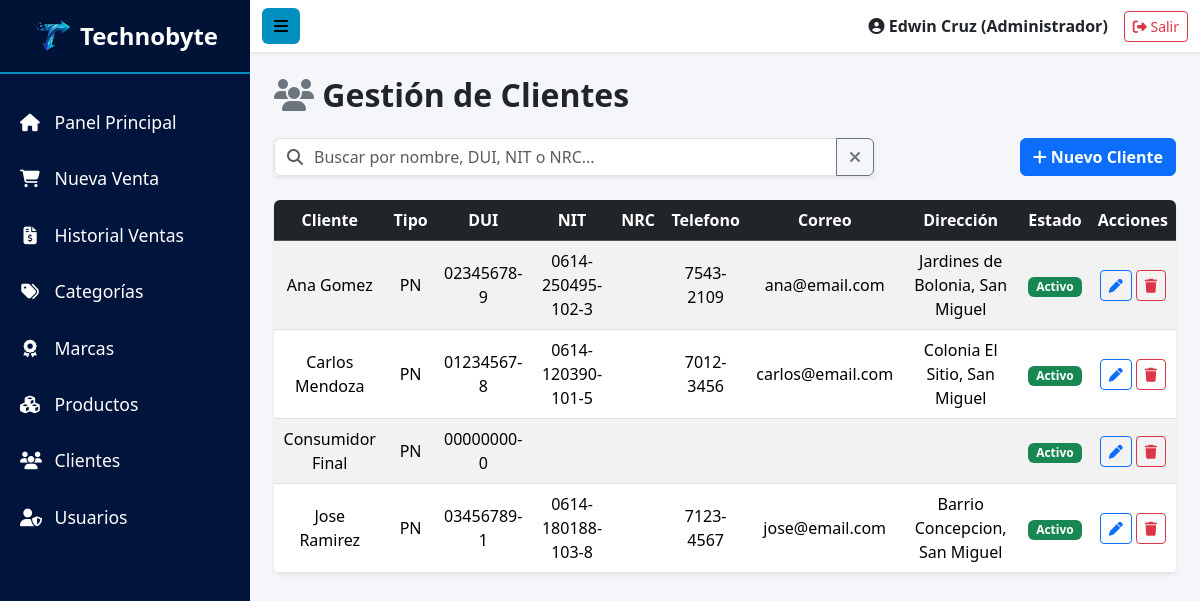
Screenshot of /presentacion/admin/clientes/listar.php (signed in) with the database file from the repository.
### tables this page shows
CREATE TABLE clientes (
    id_cliente INT AUTO_INCREMENT PRIMARY KEY,
    nombre_cliente VARCHAR(150) NOT NULL,
    tipo_cliente ENUM('PN', 'PJ') NOT NULL DEFAULT 'PN',
    dui_cliente VARCHAR(10) UNIQUE,
    nit_cliente VARCHAR(17) UNIQUE,
    nrc_cliente VARCHAR(20) UNIQUE,
    telefono_cliente VARCHAR(20),
    correo_cliente VARCHAR(100),
    direccion_cliente TEXT,
    estado_cliente TINYINT(1) DEFAULT 1,
    eliminado_cliente TINYINT(1) DEFAULT 0,
    created_at TIMESTAMP DEFAULT CURRENT_TIMESTAMP
);

### config/control_acceso.php (called while the page is built, shortened)
<?php
function tieneRol($roles): bool
{
    return in_array((int) $_SESSION['id_rol'], $roles, true);
}
    ?>

### negocio/ClienteNegocio.php (called while the page is built, shortened)
<?php
require_once dirname(__DIR__) . '/datos/ClienteDatos.php';
class ClienteNegocio
{
    private $clienteDatos;
    public function __construct()
    {
        $this->clienteDatos = new ClienteDatos();
    }
    public function listarClientes($buscar = '')
    {
        return $this->clienteDatos->listarClientes($buscar);
    }
}

### datos/ClienteDatos.php (called while the page is built, shortened)
<?php
require_once __DIR__ . '/Conexion.php';
class ClienteDatos
{
    public function listarClientes($buscar = '')
    {
        $conexion = new Conexion();
        if (!empty($buscar)) {
            $conexion->query = "SELECT id_cliente, nombre_cliente, tipo_cliente, dui_cliente, nit_cliente, nrc_cliente,
                                       telefono_cliente, correo_cliente, direccion_cliente, estado_cliente
                                FROM clientes
                                WHERE eliminado_cliente = 0
                                AND (nombre_cliente LIKE :buscar
                                     OR dui_cliente LIKE :buscar
                                     OR nit_cliente LIKE :buscar
                                     OR nrc_cliente LIKE :buscar)
                                ORDER BY nombre_cliente ASC";
            return $conexion->get_records([':buscar' => '%' . $buscar . '%']);
        } else {
            $conexion->query = "SELECT id_cliente, nombre_cliente, tipo_cliente, dui_cliente, nit_cliente, nrc_cliente,
                                       telefono_cliente, correo_cliente, direccion_cliente, estado_cliente
                                FROM clientes
                                WHERE eliminado_cliente = 0
                                ORDER BY nombre_cliente ASC";
            return $conexion->get_records();
        }
    }
}

### datos/Conexion.php (called while the page is built, shortened)
<?php
class Conexion
{
    private $server;
    private $user;
    private $password;
    private $database;
    private $charset;
    private $connection;
    public $query;
    public function __construct()
    {
        $this->server   = $_ENV['DB_HOST'];
        $this->user     = $_ENV['DB_USER'];
        $this->password = $_ENV['DB_PASS'];
        $this->database = $_ENV['DB_NAME'];
        $this->charset  = $_ENV['DB_CHARSET'];
    }
    private function create_connection()
    {
        try {
            $dns = "mysql:host={$this->server};dbname={$this->database};charset={$this->charset}";
            $this->connection = new PDO(
                $dns,
                $this->user,
                $this->password
            );
            $this->connection->setAttribute(PDO::ATTR_ERRMODE, PDO::ERRMODE_EXCEPTION);
            $this->connection->setAttribute(PDO::ATTR_DEFAULT_FETCH_MODE, PDO::FETCH_ASSOC);
        } catch (PDOException $e) {
            die('<h3 style="color: tomato; font-family: Arial;">
                    No se puede establecer conexión con la base de datos: ' . $e->getMessage() . '
                </h3>');
        }
        return $this->connection;
    }
    private function close_connection()
    {
        $this->connection = null;
    }
    public function get_records($params = [])
    {
        try {
            $stmt = $this->create_connection()->prepare($this->query);
            $stmt->execute($params);
            $records = $stmt->fetchAll();
            return $records;
        } catch (PDOException $e) {
            die('Error en la consulta: ' . $e->getMessage());
        }
    }
}

### presentacion/admin/clientes/listar.php (the view, shortened to what this page needs)
<?php
require_once __DIR__ . '/../../../config/control_acceso.php';
require_once __DIR__  . '/../../../negocio/ClienteNegocio.php';
$buscar = trim($_GET['buscar_cliente'] ?? '');
$clienteNegocio = new ClienteNegocio();
$clientes = $clienteNegocio->listarClientes($buscar);
function mostrarValor($valor)
{
    return htmlspecialchars($valor ?? '', ENT_QUOTES, 'UTF-8');
}
?>
<!DOCTYPE html>
<html lang="es">
<head>
    <link href="https://cdn.jsdelivr.net/npm/bootstrap@5.3.2/dist/css/bootstrap.min.css" rel="stylesheet">
    <link rel="stylesheet" href="https://cdnjs.cloudflare.com/ajax/libs/font-awesome/6.4.2/css/all.min.css">
    <link rel="stylesheet" href="../../../public/css/style.css?v=<?php echo time(); ?>">
</head>
<body>
    <div class="d-flex">
        <nav id="sidebar">
            <div class="sidebar-header d-flex align-items-center justify-content-center py-3">
                <img src="../../../public/img/logo-nav.svg" alt="Logo" class="img-fluid me-2" style="max-width: 40px;">
                <h4 class="fw-bold mb-0">Technobyte</h4>
            </div>
            <ul class="list-unstyled components">
                <li><a href="../../dashboard.php"><i class="fa-solid fa-house"></i> Panel Principal</a></li>
                <li><a href="../ventas/crear.php"><i class="fa-solid fa-cart-shopping"></i> Nueva Venta</a></li>
                <?php if(tieneRol([ROL_ADMIN, ROL_SUPERVISOR, ROL_VENDEDOR])): ?><li><a href="../ventas/listar.php"><i class="fa-solid fa-file-invoice-dollar"></i> Historial Ventas</a></li><?php endif; ?>
                <?php if(tieneRol([ROL_ADMIN, ROL_SUPERVISOR])): ?><li><a href="../categorias/listar.php"><i class="fa-solid fa-tags"></i> Categorías</a></li><?php endif; ?>
                <?php if(tieneRol([ROL_ADMIN, ROL_SUPERVISOR])): ?><li><a href="../marcas/listar.php"><i class="fa-solid fa-award"></i> Marcas</a></li><?php endif; ?>
                <li><a href="../productos/listar.php"><i class="fa-solid fa-cubes"></i> Productos</a></li>
                <li class="active"><a href="listar.php"><i class="fa-solid fa-users"></i> Clientes</a></li>
                <?php if(tieneRol([ROL_ADMIN])): ?><li><a href="../usuarios/listar.php"><i class="fa-solid fa-user-shield"></i> Usuarios</a></li><?php endif; ?>
            </ul>
        </nav>
        <div id="content">
            <nav class="navbar navbar-expand-lg navbar-light sticky-top bg-white shadow-sm" style="z-index: 1020;">
                <div class="container-fluid">
                    <button type="button" id="sidebarCollapse" class="btn btn-dorado"><i class="fa-solid fa-bars"></i></button>
                    <div class="ms-auto d-flex align-items-center">
                        <span class="me-3 fw-bold">
                            <i class="fa-solid fa-circle-user"></i>
                            <?php
                            $nombreUsr = $_SESSION['nombre'] ?? 'Administrador';
                            $rolUsr = $_SESSION['nombre_rol'] ?? 'Sin rol';
                            echo htmlspecialchars($nombreUsr) . ' (' . htmlspecialchars($rolUsr) . ')';
                            ?>
                        </span>
                        <a href="../../../logout.php" class="btn btn-outline-danger btn-sm"><i class="fa-solid fa-right-from-bracket"></i> Salir</a>
                    </div>
                </div>
            </nav>
            <div class="container-fluid p-4">
                <h2 class="mb-4 text-dark fw-bold"><i class="fa-solid fa-users text-secondary"></i> Gestión de Clientes</h2>
                <div class="d-flex flex-column flex-md-row justify-content-between gap-3 mb-4">
                    <form action="" method="GET" class="flex-grow-1" style="max-width: 600px;">
                        <div class="input-group shadow-sm">
                            <span class="input-group-text bg-white text-muted border-end-0"><i class="fa-solid fa-magnifying-glass"></i></span>
                            <input type="text" class="form-control border-start-0 ps-0" name="buscar_cliente" placeholder="Buscar por nombre, DUI, NIT o NRC..." value="<?php echo mostrarValor($buscar); ?>">
                            <button type="button" class="btn btn-outline-secondary btn-reset-search" title="Limpiar búsqueda"><i class="fa-solid fa-xmark"></i></button>
                        </div>
                    </form>
                    <div class="d-grid d-md-block">
                        <a href="crear.php" class="btn btn-primary fw-bold">
                            <i class="fa-solid fa-plus"></i> Nuevo Cliente
                        </a>
                    </div>
                </div>
                <div class="card shadow-sm border-0">
                    <div class="table-responsive rounded-2">
                        <table class="table table-hover table-striped mb-0 align-middle text-center">
                            <thead class="table-dark">
                                <tr class="text-center">
                                    <th>Cliente</th>
                                    <th>Tipo</th>
                                    <th>DUI</th>
                                    <th>NIT</th>
                                    <th>NRC</th>
                                    <th>Telefono</th>
                                    <th>Correo</th>
                                    <th>Dirección</th>
                                    <th>Estado</th>
                                    <th>Acciones</th>
                                </tr>
                            </thead>
                            <tbody>
                                <?php
                                if (!empty($clientes)):
                                    foreach ($clientes as $cliente): ?>
                                        <tr class="text-center">
                                            <td><?php echo mostrarValor($cliente['nombre_cliente']); ?></td>
                                            <td><?php echo mostrarValor($cliente['tipo_cliente']); ?></td>
                                            <td><?php echo mostrarValor($cliente['dui_cliente']); ?></td>
                                            <td><?php echo mostrarValor($cliente['nit_cliente']); ?></td>
                                            <td><?php echo mostrarValor($cliente['nrc_cliente']); ?></td>
                                            <td><?php echo mostrarValor($cliente['telefono_cliente']); ?></td>
                                            <td><?php echo mostrarValor($cliente['correo_cliente']); ?></td>
                                            <td><?php echo mostrarValor($cliente['direccion_cliente']); ?></td>
                                            <td>
                                                <?php if ($cliente['estado_cliente'] == 1): ?>
                                                    <span class="badge bg-success">Activo</span>
                                                <?php else: ?>
                                                    <span class="badge bg-secondary">Inactivo</span>
                                                <?php endif; ?>
                                            </td>
                                            <td>
                                                <a href="editar.php?id=<?php echo mostrarValor($cliente['id_cliente']); ?>" class="btn btn-sm btn-outline-primary"><i class="fa-solid fa-pen"></i></a>
                                                <a href="eliminar.php?id=<?php echo mostrarValor($cliente['id_cliente']); ?>" class="btn btn-sm btn-outline-danger"><i class="fa-solid fa-trash"></i></a>
                                            </td>
                                        </tr>
                                    <?php endforeach;
                                endif; ?>
                            </tbody>
                        </table>
                    </div>
                </div>
            </div>
        </div>
    </div>
    <div class="toast-container position-fixed top-0 end-0 p-3">
    </div>
</body>
</html>

### public/css/style.css (style rules this page uses)
:root { --color-primario: #00143C; --color-secundario: #008fbf; --color-fondo: #f4f6f9; --color-texto-sidebar: #ffffff; }
body { background-color: var(--color-fondo); font-family: 'Segoe UI', Tahoma, Geneva, Verdana, sans-serif; overflow-x: hidden; }
#sidebar { min-width: 250px; max-width: 250px; height: 100vh; background-color: var(--color-primario); color: var(--color-texto-sidebar); transition: all 0.3s; position: fixed; top: 0; left: 0; z-index: 1000; overflow-y: auto; }
#sidebar .sidebar-header { padding: 20px; background: rgba(0, 0, 0, 0.1); border-bottom: 2px solid var(--color-secundario); }
#sidebar ul.components { padding: 20px 0; }
#sidebar ul li a { padding: 15px 20px; font-size: 1.1em; display: block; color: var(--color-texto-sidebar); text-decoration: none; transition: 0.2s; }
#sidebar ul li a i { margin-right: 10px; width: 20px; text-align: center; }
#content { width: calc(100% - 250px); margin-left: 250px; transition: all 0.3s; }
.navbar { background-color: #ffffff; box-shadow: 0 2px 5px rgba(0,0,0,0.05); }
.btn-dorado { background-color: var(--color-secundario); color: #000; font-weight: bold; border: none; }

### rows the page displays
clientes: nombre_cliente "Ana Gomez", tipo_cliente "PN", dui_cliente "02345678-9", nit_cliente "0614-250495-102-3", telefono_cliente "7543-2109", correo_cliente "ana@email.com", direccion_cliente "Jardines de Bolonia, San Miguel", estado_cliente "Activo"
clientes: nombre_cliente "Carlos Mendoza", tipo_cliente "PN", dui_cliente "01234567-8", nit_cliente "0614-120390-101-5", telefono_cliente "7012-3456", correo_cliente "carlos@email.com", direccion_cliente "Colonia El Sitio, San Miguel", estado_cliente "Activo"
clientes: nombre_cliente "Consumidor Final", tipo_cliente "PN", dui_cliente "00000000-0", estado_cliente "Activo"
clientes: nombre_cliente "Jose Ramirez", tipo_cliente "PN", dui_cliente "03456789-1", nit_cliente "0614-180188-103-8", telefono_cliente "7123-4567", correo_cliente "jose@email.com", direccion_cliente "Barrio Concepcion, San Miguel", estado_cliente "Activo"

### other values shown
$nombreUsr "Edwin Cruz"
$rolUsr "Administrador"
